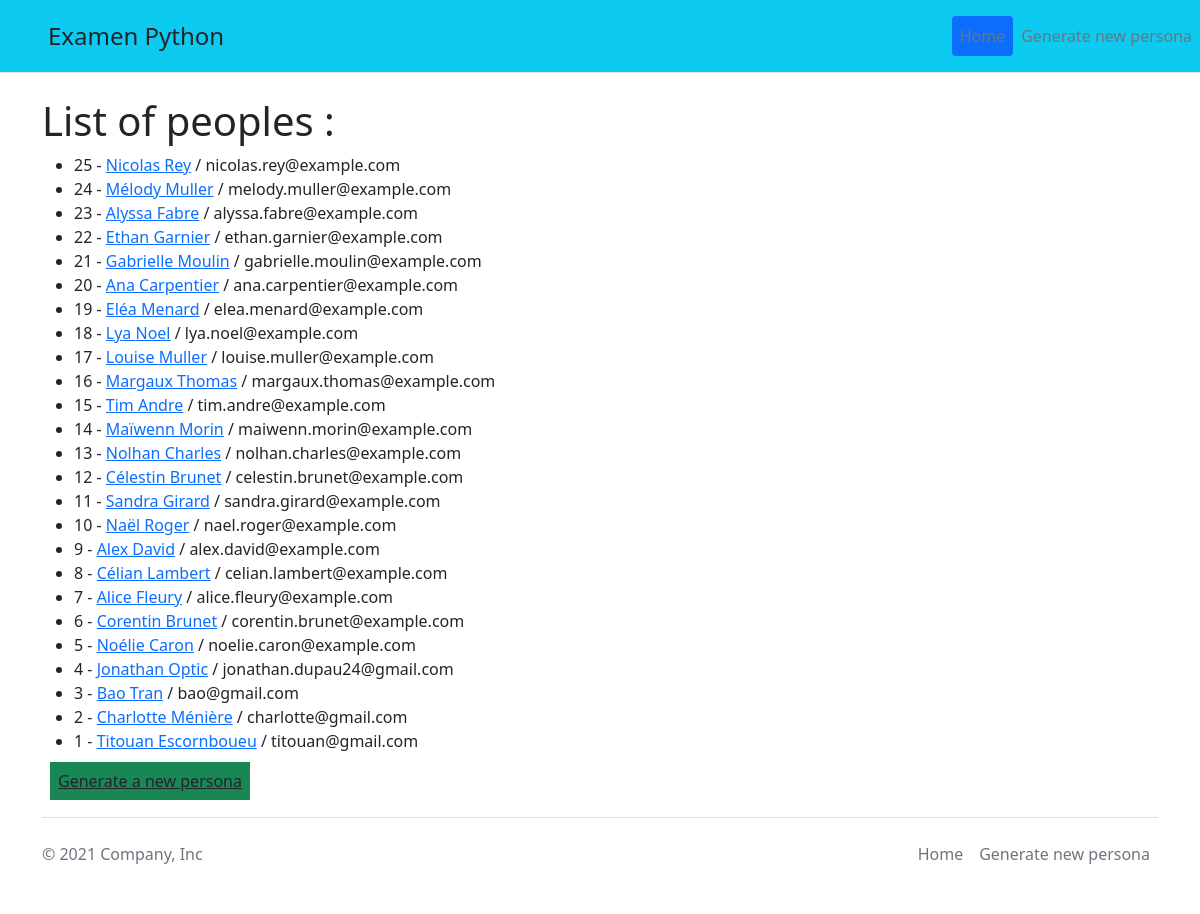
Before: / with the older database file.
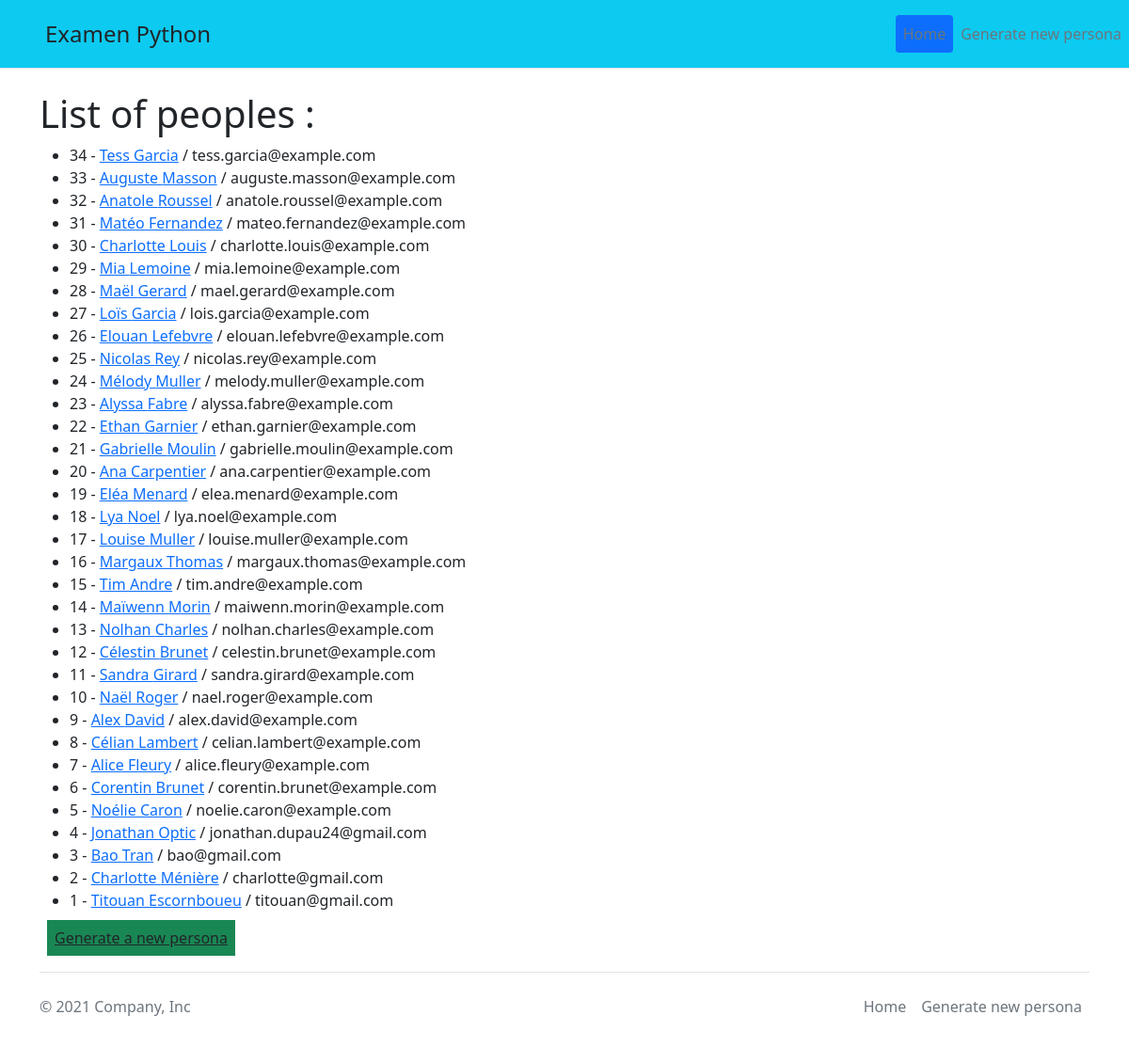
After: the same page with the newer database file.
### persona_app/models.py (models this page shows)
class Persona(models.Model):
    first_name = models.CharField(max_length=20)
    last_name = models.CharField(max_length=50)
    address_street = models.CharField(max_length=50)
    address_number = models.IntegerField()
    city = models.CharField(max_length=50)
    country = models.CharField(max_length=50)
    postcode = models.CharField(max_length=50)
    email = models.EmailField()
    username = models.CharField(max_length=50)
    password = models.CharField(max_length=20)
    age = models.PositiveIntegerField()
    picture = models.CharField(max_length=50)

### persona_app/views.py (the view)
# urls.py: path('', views.persona_list, name="url_list"),
def persona_list(request):
    personas = Persona.objects.all().order_by('-id')
    context = {
        'personas':personas
    }
    return render(request, 'persona_app/persona_list.html', context)

### persona_app/templates/persona_app/persona_list.html (shortened to what this page needs)
{% extends 'base.html' %}
{% block content %}
<p class="h1">List of peoples :</p>
<ul>
    {% for persona in personas %}
        <li>
            {{ persona.id }} - <a href="{% url 'persona_details' persona.id %}">{{ persona.first_name }} {{ persona.last_name }}</a> / {{ persona.email }}
        </li>
    {% endfor %}
</ul>
<a class="bg-success text-dark p-2 m-2" href="{% url 'persona_generate' %}">Generate a new persona</a>
{% endblock content %}

### templates/base.html (shortened to what this page needs)
<!DOCTYPE html>
<html lang="fr">
  <head>
    <link href="https://cdn.jsdelivr.net/npm/bootstrap@5.1.3/dist/css/bootstrap.min.css" rel="stylesheet">
  </head>
  <body>
    <header class="d-flex flex-wrap justify-content-center py-3 mb-4 border-bottom bg-info">
      <a href="/" class="d-flex align-items-center mb-3 mb-md-0 me-md-auto text-dark text-decoration-none">
        <svg class="bi me-2" width="40" height="32"><use xlink:href="#bootstrap"></use></svg>
        <span class="fs-4">Examen Python</span>
      </a>
      <ul class="nav nav-pills">
        <li class="nav-item"><a href="{% url 'url_list' %}" class="nav-link active px-2 text-muted">Home</a></li>
        <li class="nav-item"><a href="{% url 'persona_generate' %}" class="nav-link px-2 text-muted">Generate new persona</a></li>
      </ul>
    </header>
    <div class="container">
      <div class="content">
        {% block content %}{% endblock content %}
      </div>
      <footer class="d-flex flex-wrap justify-content-between align-items-center py-3 my-4 border-top">
        <p class="col-md-4 mb-0 text-muted">&copy; 2021 Company, Inc</p>
        <ul class="nav col-md-4 justify-content-end">
          <li class="nav-item"><a href="{% url 'url_list' %}" class="nav-link px-2 text-muted">Home</a></li>
          <li class="nav-item"><a href="{% url 'persona_generate' %}" class="nav-link px-2 text-muted">Generate new persona</a></li>
        </ul>
      </footer>
  </body>
</html>

Changed rows visible on the page:
added Persona: id "34", first_name "Tess", last_name "Garcia", email "tess.garcia@example.com"
added Persona: id "33", first_name "Auguste", last_name "Masson", email "auguste.masson@example.com"
added Persona: id "32", first_name "Anatole", last_name "Roussel", email "anatole.roussel@example.com"
added Persona: id "31", first_name "Matéo", last_name "Fernandez", email "mateo.fernandez@example.com"
added Persona: id "30", first_name "Charlotte", last_name "Louis", email "charlotte.louis@example.com"
added Persona: id "29", first_name "Mia", last_name "Lemoine", email "mia.lemoine@example.com"
added Persona: id "28", first_name "Maël", last_name "Gerard", email "mael.gerard@example.com"
added Persona: id "27", first_name "Loïs", last_name "Garcia", email "lois.garcia@example.com"
added Persona: id "26", first_name "Elouan", last_name "Lefebvre", email "elouan.lefebvre@example.com"
